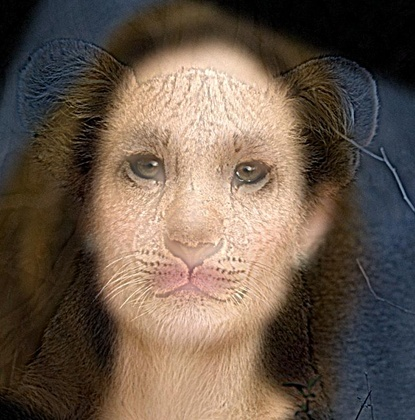
%> input picture CS591I_Computational Photography/Hybrid_Image/matlab/images/im12.jpg, 415 x 420 px, shrunk from 785 x 794 before the run
$ octave main2.m   (GNU Octave 9; MATLAB toolbox functions it lacks are replaced by stand-ins)
%> lines starting %> are read from the running program, lines starting %| are printed output that depends on the picture
### CS591I_Computational Photography/Hybrid_Image/matlab/Pyramid.m

function Pyramid(im12, num_levels)
% To generate the gaussian and laplacian pyramids
% Usage: <im12>: hybrid images; <num_levels>: number of levels in Gaussian
% and Laplacian Pyramid
%% Convert the type of the image
im12 = double(rgb2gray(im12));
ha = tight_subplot(2,num_levels,[0.001 0.001],[0.001 0.001],[0.001 0.001]);
sigma = 10;
hsize = 10;
% generate Gaussian Kernel
k = fspecial('gaussian', [hsize hsize], sigma);

% initial the first level of Gaussian Pyramid
gaussian = im12;

% generate num_levels Gaussian Pyramid and Laplacian Pyramid
for i = 1:num_levels
    % generate the title for each image
    name = num2str(i);
    name1 = [name, ' Level of Gaussian Pyramid'];
    name2 = [name, ' Level of Laplacian Pyramid'];

    % display (i)th level of Gaussian Pyramid
    axes(ha(i));
    imagesc(gaussian);
    axis off
    axis image
    axis tight
    truesize
    colormap(gray)

    % get (i+1)th level of Gaussian Pyramid
    gaussian_filtered = imfilter(gaussian, k, 'symmetric','same','conv');

    % get (i)th level of Laplacian Pyramid
    laplacian = gaussian - gaussian_filtered;


    % sub-sample the (i+1)the level of Gaussian Pyramid
    size_img = size(gaussian_filtered);
    gaussian_filtered = gaussian_filtered(1:2:size_img(1),1:2:size_img(2));

   % display (i)th level of Laplacian Pyramid
    axes(ha(num_levels+i));
    imagesc(laplacian);
    axis off
    axis image
    axis tight
    truesize
    colormap(gray)

    gaussian = gaussian_filtered;
end
end

### CS591I_Computational Photography/Hybrid_Image/matlab/tight_subplot.m
function ha = tight_subplot(Nh, Nw, gap, marg_h, marg_w)

% tight_subplot creates "subplot" axes with adjustable gaps and margins
%
% ha = tight_subplot(Nh, Nw, gap, marg_h, marg_w)
%
%   in:  Nh      number of axes in hight (vertical direction)
%        Nw      number of axes in width (horizontaldirection)
%        gap     gaps between the axes in normalized units (0...1)
%                   or [gap_h gap_w] for different gaps in height and width
%        marg_h  margins in height in normalized units (0...1)
%                   or [lower upper] for different lower and upper margins
%        marg_w  margins in width in normalized units (0...1)
%                   or [left right] for different left and right margins
%
%  out:  ha     array of handles of the axes objects
%                   starting from upper left corner, going row-wise as in
%                   going row-wise as in
%
%  Example: ha = tight_subplot(3,2,[.01 .03],[.1 .01],[.01 .01])
%           for ii = 1:6; axes(ha(ii)); plot(randn(10,ii)); end
%           set(ha(1:4),'XTickLabel',''); set(ha,'YTickLabel','')

% Pekka Kumpulainen 20.6.2010   @tut.fi
% Tampere University of Technology / Automation Science and Engineering


if nargin<3; gap = .02; end
if nargin<4 || isempty(marg_h); marg_h = .05; end
if nargin<5; marg_w = .05; end

if numel(gap)==1;
    gap = [gap gap];
end
if numel(marg_w)==1;
    marg_w = [marg_w marg_w];
end
if numel(marg_h)==1;
    marg_h = [marg_h marg_h];
end

axh = (1-sum(marg_h)-(Nh-1)*gap(1))/Nh;
axw = (1-sum(marg_w)-(Nw-1)*gap(2))/Nw;

py = 1-marg_h(2)-axh;

ha = zeros(Nh*Nw,1);
ii = 0;
for ih = 1:Nh
    px = marg_w(1);

    for ix = 1:Nw
        ii = ii+1;
        ha(ii) = axes('Units','normalized', ...
            'Position',[px py axw axh], ...
            'XTickLabel','', ...
            'YTickLabel','');
        px = px+axw+gap(2);
    end
    py = py-axh-gap(1);
end

### CS591I_Computational Photography/Hybrid_Image/matlab/main2.m
%% Read the hybrid image
im12= im2single(imread('images/im12.jpg'));

%% To get gaussian and laplacian pyramids
Pyramid(im12, 4);
%> in Pyramid, `im12 = double(rgb2gray(im12));`:
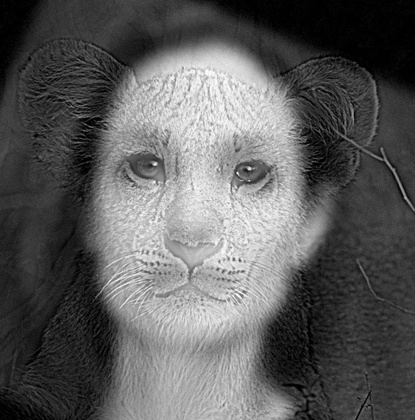
%> im12: size 420x415 double; min 0, max 0.992, mean 0.364
%> the loop in Pyramid, `for i = 1:num_levels` made 4 passes
%> pass 1, in Pyramid, `gaussian_filtered = imfilter(gaussian, k, 'symmetric','same','conv');`:
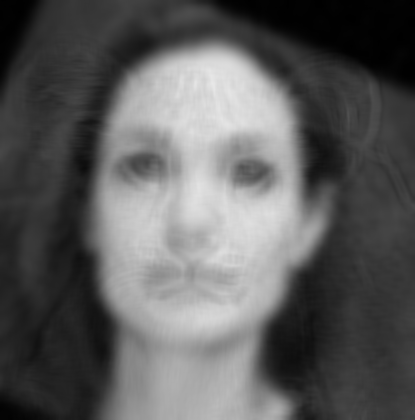
%> gaussian_filtered: size 420x415 double; min 0.00205, max 0.911, mean 0.365
%> pass 1, in Pyramid, `laplacian = gaussian - gaussian_filtered;`:
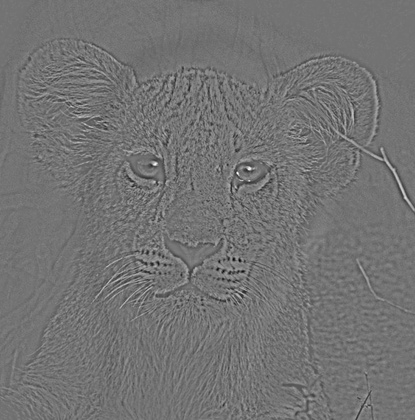
%> laplacian: size 420x415 double; min -0.476, max 0.572, mean -0.000389; drawn with min black and max white
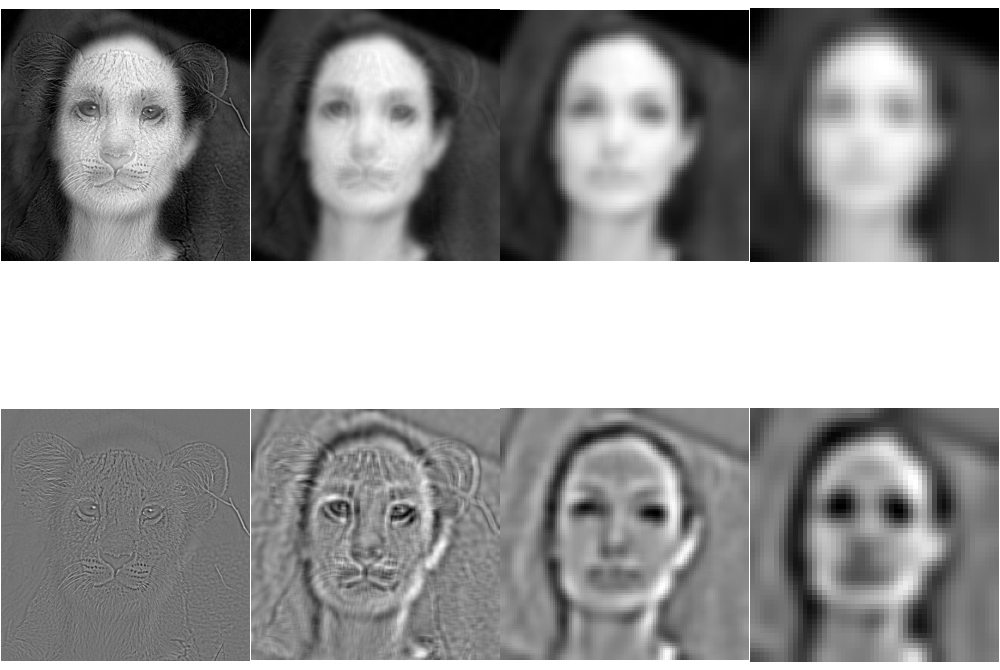
%> figure redrawn from the program's plot data, 8 panels

$ run again, with CS591I_Computational Photography/Hybrid_Image/matlab/images/im1.jpg copied over CS591I_Computational Photography/Hybrid_Image/matlab/images/im12.jpg
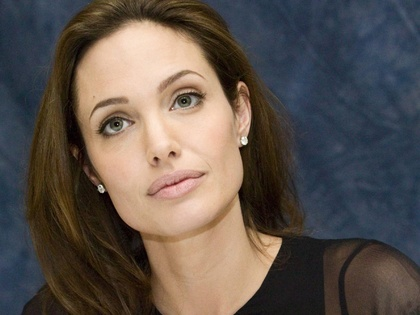
%> input picture CS591I_Computational Photography/Hybrid_Image/matlab/images/im1.jpg, 420 x 315 px, shrunk from 1600 x 1200 before the run
%> the loop in Pyramid, `for i = 1:num_levels` made 4 passes
%> pass 1, in Pyramid, `laplacian = gaussian - gaussian_filtered;`:
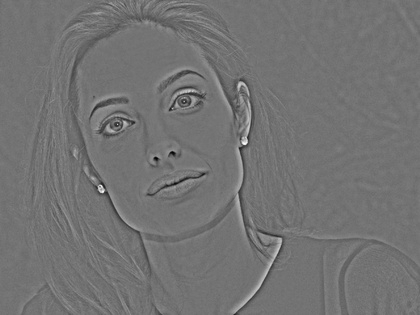
%> laplacian: size 315x420 double; min -0.443, max 0.537, mean 3.14e-06; drawn with min black and max white
%> pass 2, in Pyramid, `gaussian_filtered = imfilter(gaussian, k, 'symmetric','same','conv');`:
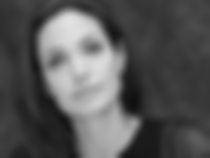
%> gaussian_filtered: size 158x210 double; min 0.0618, max 0.887, mean 0.34

$ run again, with CS591I_Computational Photography/Hybrid_Image/matlab/images/im2.jpg copied over CS591I_Computational Photography/Hybrid_Image/matlab/images/im12.jpg
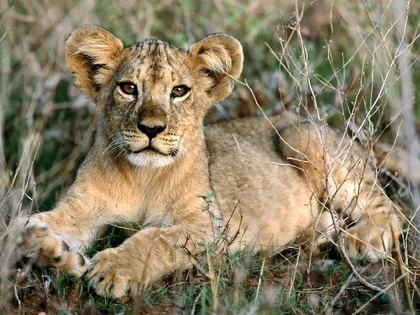
%> input picture CS591I_Computational Photography/Hybrid_Image/matlab/images/im2.jpg, 420 x 315 px, shrunk from 1600 x 1200 before the run
%> the loop in Pyramid, `for i = 1:num_levels` made 4 passes
%> pass 1, in Pyramid, `laplacian = gaussian - gaussian_filtered;`:
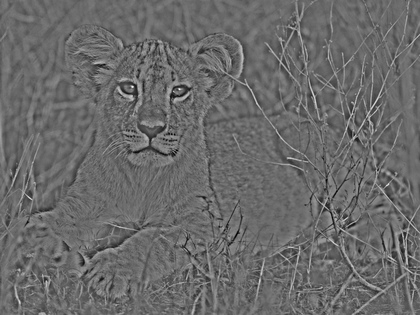
%> laplacian: size 315x420 double; min -0.535, max 0.747, mean 0.000468; drawn with min black and max white
%> pass 2, in Pyramid, `gaussian_filtered = imfilter(gaussian, k, 'symmetric','same','conv');`:
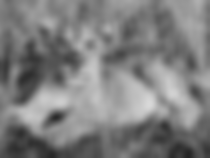
%> gaussian_filtered: size 158x210 double; min 0.145, max 0.85, mean 0.496
